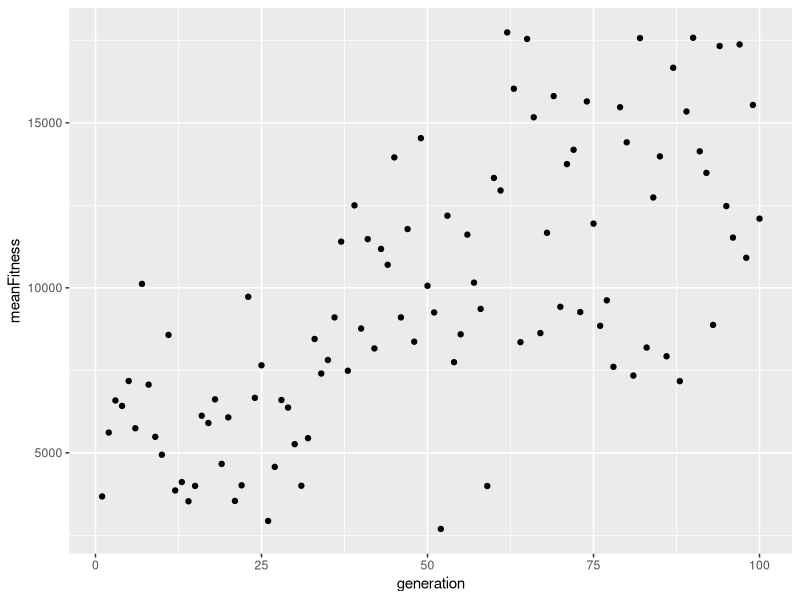
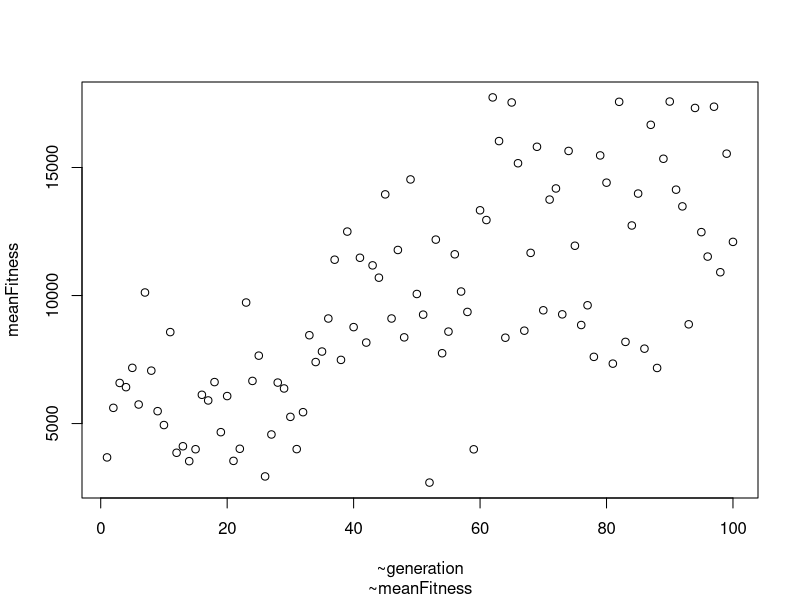

The R source for these figures, in order: (Note: this script raises an error after producing the figures.)
## ---- chunk 1
library(ggplot2)
library(tidyverse)
library(dplyr)

neat.dynamic<- read.csv('finalists/neat_dynamic.csv')
neat.static<- read.csv('finalists/neat_static.csv')



ggplot(neat.dynamic, aes(x=generation, y= meanFitness)) + 
  geom_point()


neat.dynamic.mean <- neat.dynamic %>%
  select(generation, meanFitness)

neat.dy.mean.plot<- plot(neat.dynamic.mean, aes(x=generation, y= meanFitness))

  geom_line()+
  geom_point()+
  geom_errorbar(aes(ymin=neat.dynamic$minFitness, ymax=neat.dynamic$maxFitness), width = .2, poisition = position_dodge(0.05))
  
  ggplot(neat.dynamic, aes(x=generation, y= meanFitness))+
  geom_line()+
  geom_point()+
  geom_errorbar(aes(ymin=minFitness, ymax=maxFitness), width = .2, poisition = position_dodge(0.05))

?ggplot

